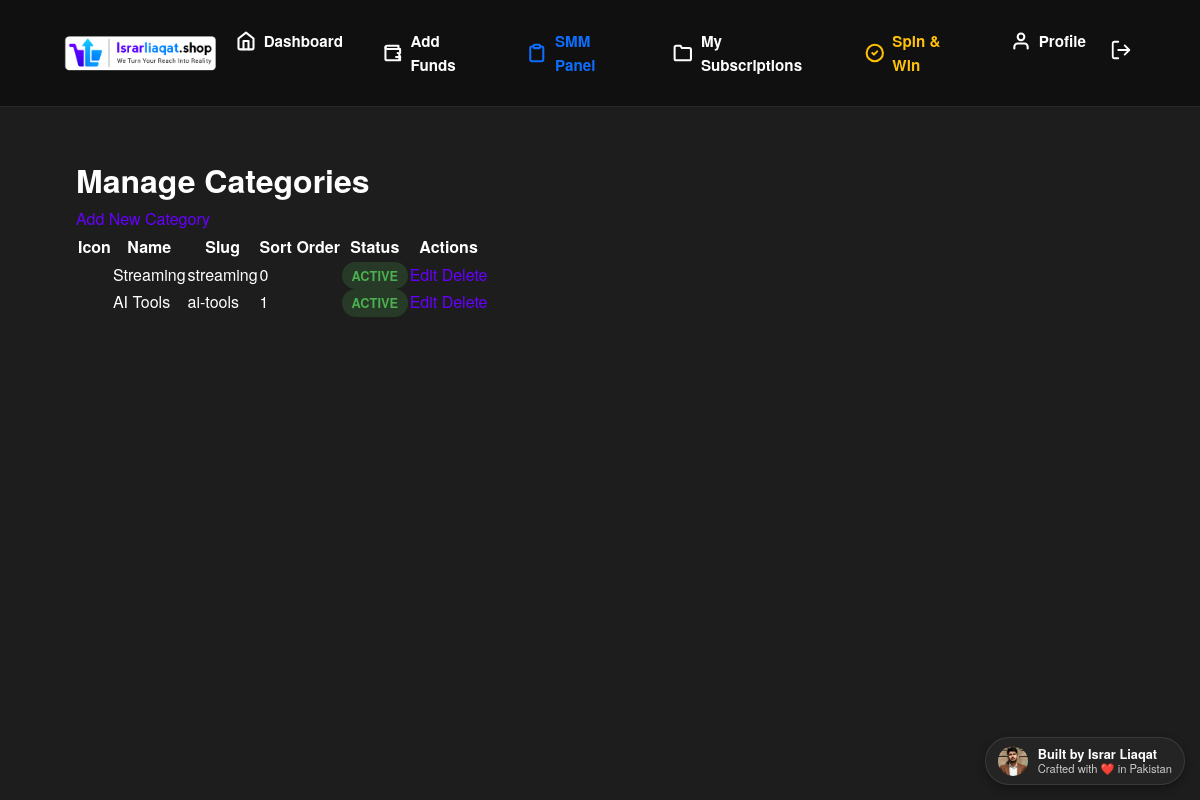
The app's page /categories.php (signed in) with its own data.
### tables this page shows
CREATE TABLE `categories` (
  `id` int(11) NOT NULL,
  `name` varchar(255) NOT NULL,
  `slug` varchar(255) NOT NULL,
  `icon` varchar(255) DEFAULT NULL,
  `sort_order` int(11) NOT NULL DEFAULT 0,
  `is_active` tinyint(1) NOT NULL DEFAULT 1
);

### helpers.php (called while the page is built, shortened)
<?php
function sanitize($data) {
    return htmlspecialchars(trim($data), ENT_QUOTES, 'UTF-8');
}
?>

### categories.php (the view, shortened to what this page needs)
<?php
include '_header.php';
$action = $_GET['action'] ?? 'list';
if ($action == 'list') {
    $stmt = $db->query("SELECT * FROM categories ORDER BY sort_order ASC, name ASC");
    $categories = $stmt->fetchAll();
}
?>
<h1>Manage Categories</h1>
<?php if ($action == 'list'): ?>
    <a href="categories.php?action=add" class="btn-new">Add New Category</a>
    <div class="admin-table-responsive">
        <table class="admin-table">
            <thead>
                <tr>
                    <th>Icon</th>
                    <th>Name</th>
                    <th>Slug</th>
                    <th>Sort Order</th>
                    <th>Status</th>
                    <th>Actions</th>
                </tr>
            </thead>
            <tbody>
                <?php foreach ($categories as $cat): ?>
                <tr>
                    <td><img src="../assets/img/icons/<?php echo sanitize($cat['icon']); ?>" alt="" style="width: 30px;"></td>
                    <td><?php echo sanitize($cat['name']); ?></td>
                    <td><?php echo sanitize($cat['slug']); ?></td>
                    <td><?php echo $cat['sort_order']; ?></td>
                    <td>
                        <?php if ($cat['is_active']): ?>
                            <span class="status-badge status-active">Active</span>
                        <?php else: ?>
                            <span class="status-badge status-expired">Disabled</span>
                        <?php endif; ?>
                    </td>
                    <td class="action-buttons">
                        <a href="categories.php?action=edit&id=<?php echo $cat['id']; ?>" class="btn-edit">Edit</a>
                        <a href="categories.php?action=delete&id=<?php echo $cat['id']; ?>" class="btn-delete" onclick="return confirm('Are you sure?');">Delete</a>
                    </td>
                </tr>
                <?php endforeach; ?>
            </tbody>
        </table>
    </div>
<?php endif; ?>
<?php include '_footer.php'; ?>

### style.css (style rules this page uses)
:root { --bg-color: #141414; --card-color: #1d1d1d; --card-border: #2a2a2a; --text-color: #e5e5e5; --text-muted: #8c8c8c; --brand-red: #E50914; --brand-red-hover: #f40612; --gradient-1: linear-gradient(135deg, var(--brand-red) 0%, var(--brand-red-hover) 100%); --gradient-2: linear-gradient(135deg, #333 0%, #111 100%); --font-primary: 'Helvetica Neue', Helvetica, Arial, sans-serif; --radius: 8px; --shadow: 0 4px 15px rgba(0, 0, 0, 0.3); }
* { margin: 0; padding: 0; box-sizing: border-box; }
body { font-family: var(--font-primary); background-color: var(--bg-color); color: var(--text-color); line-height: 1.6; }
a { color: var(--brand-red); text-decoration: none; transition: color 0.2s ease; }
.status-badge { padding: 0.3rem 0.6rem; border-radius: 20px; font-size: 0.8rem; font-weight: 700; text-transform: uppercase; }
.status-completed, .status-active { background: rgba(76, 175, 80, 0.2); color: #4CAF50; }

### records on screen
categories: name "Streaming", slug "streaming", sort_order "0", is_active "ACTIVE"
categories: name "AI Tools", slug "ai-tools", sort_order "1", is_active "ACTIVE"
